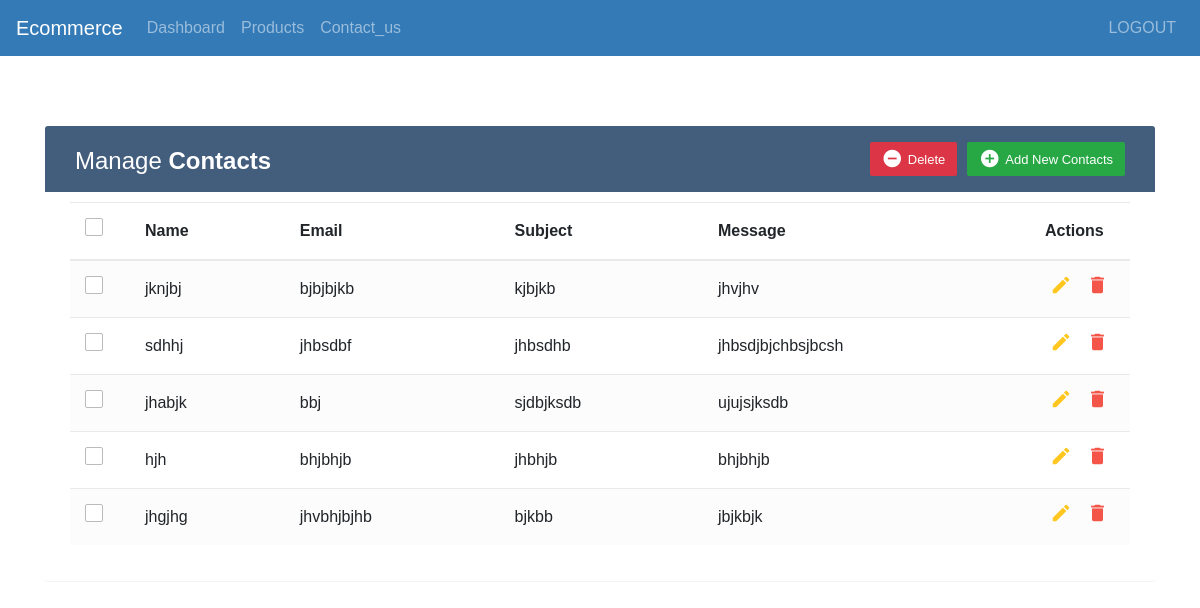
Page /adminpanel/ on the earlier database version.
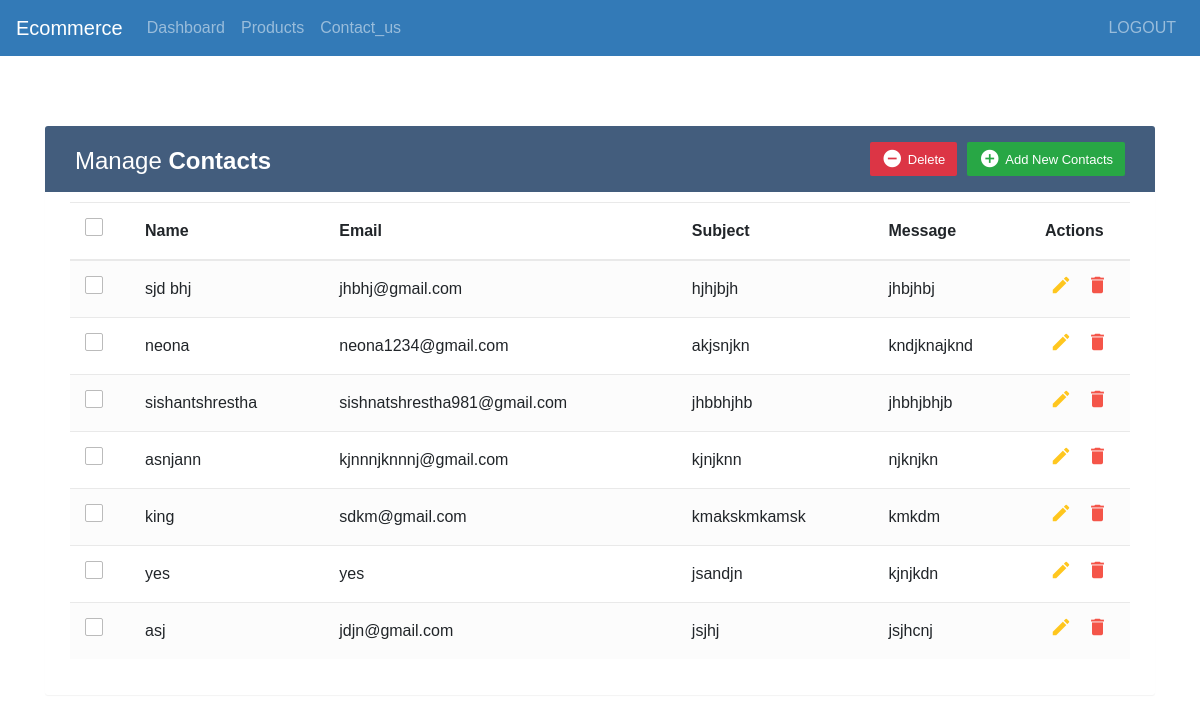
Same page on the later database version.
### neona_sports/models.py (models this page shows, shortened)
class Contact_us(models.Model):
    name = models.CharField(max_length=200)
    email = models.EmailField(max_length=200)
    subject = models.CharField(max_length=300)
    message = models.TextField()
    date = models.DateField(auto_now_add=True)

### neona_sports/views.py (the view)
# urls.py: path('adminpanel/', views.admin, name="adminpanel"),
def admin(request):
    contact = Contact_us.objects.filter()
    data = {
        'contact': contact,
    }
    return render(request, 'admin/adminpanel.html', data)

### neona_sports/templates/admin/adminpanel.html (shortened to what this page needs)
{% extends 'admin/adminbase.html' %}
{% load static %}
{% block content %}
<link rel="stylesheet" href="{% static 'css/style.css'%}">
<link rel="stylesheet" href="https://stackpath.bootstrapcdn.com/bootstrap/4.3.1/css/bootstrap.min.css">
<br></br><br></br>
<div class="container">
	<div class="table-wrapper">
		<div class="table-title">
			<div class="row">
				<div class="col-sm-6">
					<h2>Manage <b>Contacts</b></h2>
				</div>
				<div class="col-sm-6">
					<a href="#addEmployeeModal" class="btn btn-success" data-toggle="modal"><i
							class="material-icons">&#xE147;</i> <span>Add New Contacts</span></a>
					<a href="#deleteEmployeeModal" class="btn btn-danger" data-toggle="modal"><i
							class="material-icons">&#xE15C;</i> <span>Delete</span></a>
				</div>
			</div>
		</div>
		<table class="table table-striped table-hover">
			<thead>
				<tr>
					<th>
						<span class="custom-checkbox">
							<label for="selectAll"></label>
						</span>
					</th>
					<th>Name</th>
					<th>Email</th>
					<th>Subject</th>
					<th>Message</th>
					<th>Actions</th>
				</tr>
			</thead>
			<tbody>
				{% for i in contact %}
				<tr>
					<td>
						<span class="custom-checkbox">
							<label for="checkbox1"></label>
						</span>
					</td>
					<td>{{i.name}}</td>
					<td>{{i.email}}</td>
					<td>{{i.subject}}</td>
					<td>{{i.message}}</td>
					<td>
						<a href="#editEmployeeModal-{{forloop.counter}}" class="edit" data-toggle="modal"><i
								class="material-icons" data-toggle="tooltip" title="Edit">&#xE254;</i></a>
						<a href="#deleteEmployeeModal-{{forloop.counter}}" class="delete" data-toggle="modal"><i
								class="material-icons" data-toggle="tooltip" title="Delete">&#xE872;</i></a>
					</td>
				</tr>
				{% endfor %}
			</tbody>
		</table>
	</div>
</div>
{% endblock %}

Differences in the rows shown:
removed Contact_us: name "jknjbj", email "bjbjbjkb", subject "kjbjkb", message "jhvjhv"
removed Contact_us: name "sdhhj", email "jhbsdbf", subject "jhbsdhb", message "jhbsdjbjchbsjbcsh"
removed Contact_us: name "jhabjk", email "bbj", subject "sjdbjksdb", message "ujujsjksdb"
removed Contact_us: name "hjh", email "bhjbhjb", subject "jhbhjb", message "bhjbhjb"
removed Contact_us: name "jhgjhg", email "jhvbhjbjhb", subject "bjkbb", message "jbjkbjk"
added Contact_us: name "sjd bhj", email "jhbhj@gmail.com", subject "hjhjbjh", message "jhbjhbj"
added Contact_us: name "neona", email "neona1234@gmail.com", subject "akjsnjkn", message "kndjknajknd"
added Contact_us: name "sishantshrestha", email "sishnatshrestha981@gmail.com", subject "jhbbhjhb", message "jhbhjbhjb"
added Contact_us: name "asnjann", email "kjnnnjknnnj@gmail.com", subject "kjnjknn", message "njknjkn"
added Contact_us: name "king", email "sdkm@gmail.com", subject "kmakskmkamsk", message "kmkdm"
added Contact_us: name "yes", email "yes", subject "jsandjn", message "kjnjkdn"
added Contact_us: name "asj", email "jdjn@gmail.com", subject "jsjhj", message "jsjhcnj"
